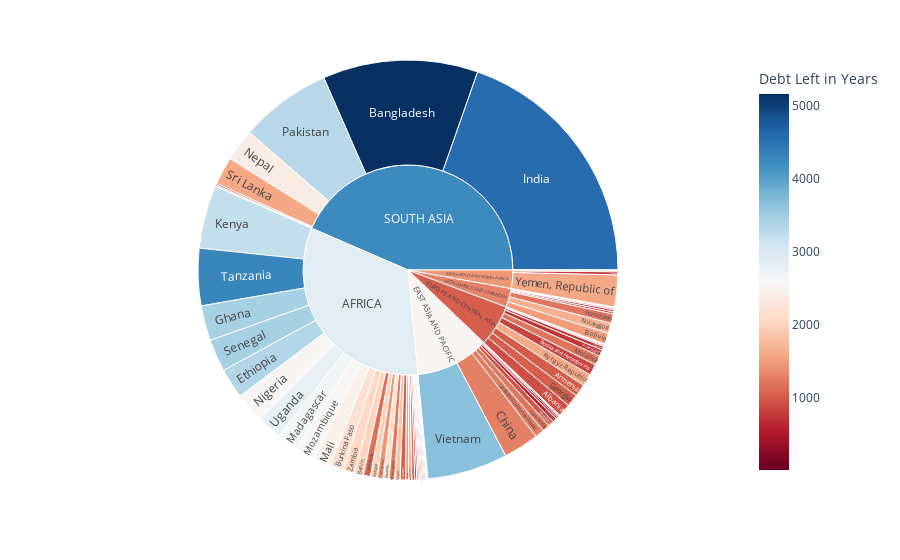

Notebook code for this chart:
### Code cell
fig = px.sunburst(df_repaying, path=['Region', 'Country'], 
                  values='Debt Left in Years',
                  color='Debt Left in Years',
                  color_continuous_scale='RdBu')
fig.show()

### Figure 1 — Plotly figure (JSON) as saved in the notebook; plotly's stock layout.template omitted (floating-point values rounded to 4 significant figures)
{"data": [{"branchvalues": "total", "customdata": [[257.7], [913.5], [322.1], [1006.0], [718.4], [5158.0], [2007.0], [484.6], [1495.0], [833.6], [2185.0], [643.4], [1155.0], [1199.0], [1434.0], [48.79], [86.21], [468.7], [829.5], [1276.0], [343.6], [1140.0], [570.2], [1645.0], [728.5], [357.8], [286.0], [123.0], [247.8], [3354.0], [598.1], [1027.0], [3428.0], [672.7], [1492.0], [772.6], [564.8], [1191.0], [4572.0], [562.9], [107.2], [3212.0], [258.0], [1589.0], [1249.0], [1018.0], [2646.0], [1979.0], [397.9], [2468.0], [1227.0], [1186.0], [954.8], [40.7], [2565.0], [632.2], [2376.0], [1647.0], [1837.0], [2552.0], [221.2], [3299.0], [429.7], [29.72], [2129.0], [466.5], [206.2], [3446.0], [63.84], [1219.0], [285.7], [245.1], [1577.0], [5.626], [526.7], [531.6], [319.2], [743.9], [4279.0], [375.3], [2770.0], [692.1], [266.2], [3669.0], [103.8], [1578.0], [2047.0], [125.5], [2870.0], [2519.0], [1027.0], [1287.0], [1446.0], [4231.0]], "domain": {"x": [0, 1], "y": [0, 1]}, "hovertemplate": "labels=%{label}<br>Debt Left in Years_sum=%{value}<br>parent=%{parent}<br>id=%{id}<br>Debt Left in Years=%{color}<extra></extra>", "ids": ["SOUTH ASIA/Afghanistan", "EUROPE AND CENTRAL ASIA/Albania", "AFRICA/Angola", "EUROPE AND CENTRAL ASIA/Armenia", "EUROPE AND CENTRAL ASIA/Azerbaijan", "SOUTH ASIA/Bangladesh", "AFRICA/Benin", "SOUTH ASIA/Bhutan", "LATIN AMERICA AND CARIBBEAN/Bolivia", "EUROPE AND CENTRAL ASIA/Bosnia and Herzegovina", "AFRICA/Burkina Faso", "AFRICA/Burundi", "AFRICA/Cabo Verde", "EAST ASIA AND PACIFIC/Cambodia", "AFRICA/Cameroon", "LATIN AMERICA AND CARIBBEAN/Caribbean", "AFRICA/Central Africa", "AFRICA/Central African Republic", "AFRICA/Chad", "EAST ASIA AND PACIFIC/China", "AFRICA/Comoros", "AFRICA/Congo, Democratic Republic of", "AFRICA/Congo, Republic of", "AFRICA/Cote d'Ivoire", "MIDDLE EAST AND NORTH AFRICA/Djibouti", "LATIN AMERICA AND CARIBBEAN/Dominica", "MIDDLE EAST AND NORTH AFRICA/Egypt, Arab Republic of", "AFRICA/Equatorial Guinea", "AFRICA/Eritrea", "AFRICA/Ethiopia", "AFRICA/Gambia, The", "EUROPE AND CENTRAL ASIA/Georgia", "AFRICA/Ghana", "LATIN AMERICA AND CARIBBEAN/Grenada", "AFRICA/Guinea", "AFRICA/Guinea-Bissau", "LATIN AMERICA AND CARIBBEAN/Guyana", "LATIN AMERICA AND CARIBBEAN/Honduras", "SOUTH ASIA/India", "EAST ASIA AND PACIFIC/Indonesia", "MIDDLE EAST AND NORTH AFRICA/Iraq", "AFRICA/Kenya", "EUROPE AND CENTRAL ASIA/Kosovo", "EUROPE AND CENTRAL ASIA/Kyrgyz Republic", "EAST ASIA AND PACIFIC/Lao People's Democratic Republic", "AFRICA/Lesotho", "AFRICA/Madagascar", "AFRICA/Malawi", "SOUTH ASIA/Maldives", "AFRICA/Mali", "AFRICA/Mauritania", "EUROPE AND CENTRAL ASIA/Moldova", "EAST ASIA AND PACIFIC/Mongolia", "EUROPE AND CENTRAL ASIA/Montenegro", "AFRICA/Mozambique", "EAST ASIA AND PACIFIC/Myanmar", "SOUTH ASIA/Nepal", "LATIN AMERICA AND CARIBBEAN/Nicaragua", "AFRICA/Niger", "AFRICA/Nigeria", "EUROPE AND CENTRAL ASIA/North Macedonia", "SOUTH ASIA/Pakistan", "EAST ASIA AND PACIFIC/Papua New Guinea", "EAST ASIA AND PACIFIC/Philippines", "AFRICA/Rwanda", "EAST ASIA AND PACIFIC/Samoa", "AFRICA/Sao Tome and Principe", "AFRICA/Senegal", "EUROPE AND CENTRAL ASIA/Serbia", "AFRICA/Sierra Leone", "EAST ASIA AND PACIFIC/Solomon Islands", "AFRICA/Somalia", "SOUTH ASIA/Sri Lanka", "LATIN AMERICA AND CARIBBEAN/St. Kitts and Nevis", "LATIN AMERICA AND CARIBBEAN/St. Lucia", "LATIN AMERICA AND CARIBBEAN/St. Vincent and the Grenadines", "AFRICA/Sudan", "EUROPE AND CENTRAL ASIA/Tajikistan", "AFRICA/Tanzania", "EAST ASIA AND PACIFIC/Tonga", "AFRICA/Uganda", "EUROPE AND CENTRAL ASIA/Uzbekistan", "EAST ASIA AND PACIFIC/Vanuatu", "EAST ASIA AND PACIFIC/Vietnam", "AFRICA/Western Africa", "MIDDLE EAST AND NORTH AFRICA/Yemen, Republic of", "AFRICA/Zambia", "AFRICA/Zimbabwe", "AFRICA", "EAST ASIA AND PACIFIC", "EUROPE AND CENTRAL ASIA", "LATIN AMERICA AND CARIBBEAN", "MIDDLE EAST AND NORTH AFRICA", "SOUTH ASIA"], "labels": ["Afghanistan", "Albania", "Angola", "Armenia", "Azerbaijan", "Bangladesh", "Benin", "Bhutan", "Bolivia", "Bosnia and Herzegovina", "Burkina Faso", "Burundi", "Cabo Verde", "Cambodia", "Cameroon", "Caribbean", "Central Africa", "Central African Republic", "Chad", "China", "Comoros", "Congo, Democratic Republic of", "Congo, Republic of", "Cote d'Ivoire", "Djibouti", "Dominica", "Egypt, Arab Republic of", "Equatorial Guinea", "Eritrea", "Ethiopia", "Gambia, The", "Georgia", "Ghana", "Grenada", "Guinea", "Guinea-Bissau", "Guyana", "Honduras", "India", "Indonesia", "Iraq", "Kenya", "Kosovo", "Kyrgyz Republic", "Lao People's Democratic Republic", "Lesotho", "Madagascar", "Malawi", "Maldives", "Mali", "Mauritania", "Moldova", "Mongolia", "Montenegro", "Mozambique", "Myanmar", "Nepal", "Nicaragua", "Niger", "Nigeria", "North Macedonia", "Pakistan", "Papua New Guinea", "Philippines", "Rwanda", "Samoa", "Sao Tome and Principe", "Senegal", "Serbia", "Sierra Leone", "Solomon Islands", "Somalia", "Sri Lanka", "St. Kitts and Nevis", "St. Lucia", "St. Vincent and the Grenadines", "Sudan", "Tajikistan", "Tanzania", "Tonga", "Uganda", "Uzbekistan", "Vanuatu", "Vietnam", "Western Africa", "Yemen, Republic of", "Zambia", "Zimbabwe", "AFRICA", "EAST ASIA AND PACIFIC", "EUROPE AND CENTRAL ASIA", "LATIN AMERICA AND CARIBBEAN", "MIDDLE EAST AND NORTH AFRICA", "SOUTH ASIA"], "marker": {"coloraxis": "coloraxis", "colors": [257.7, 913.5, 322.1, 1006.0, 718.4, 5158.0, 2007.0, 484.6, 1495.0, 833.6, 2185.0, 643.4, 1155.0, 1199.0, 1434.0, 48.79, 86.21, 468.7, 829.5, 1276.0, 343.6, 1140.0, 570.2, 1645.0, 728.5, 357.8, 286.0, 123.0, 247.8, 3354.0, 598.1, 1027.0, 3428.0, 672.7, 1492.0, 772.6, 564.8, 1191.0, 4572.0, 562.9, 107.2, 3212.0, 258.0, 1589.0, 1249.0, 1018.0, 2646.0, 1979.0, 397.9, 2468.0, 1227.0, 1186.0, 954.8, 40.7, 2565.0, 632.2, 2376.0, 1647.0, 1837.0, 2552.0, 221.2, 3299.0, 429.7, 29.72, 2129.0, 466.5, 206.2, 3446.0, 63.84, 1219.0, 285.7, 245.1, 1577.0, 5.626, 526.7, 531.6, 319.2, 743.9, 4279.0, 375.3, 2770.0, 692.1, 266.2, 3669.0, 103.8, 1578.0, 2047.0, 125.5, 2870.0, 2519.0, 1027.0, 1287.0, 1446.0, 4231.0]}, "name": "", "parents": ["SOUTH ASIA", "EUROPE AND CENTRAL ASIA", "AFRICA", "EUROPE AND CENTRAL ASIA", "EUROPE AND CENTRAL ASIA", "SOUTH ASIA", "AFRICA", "SOUTH ASIA", "LATIN AMERICA AND CARIBBEAN", "EUROPE AND CENTRAL ASIA", "AFRICA", "AFRICA", "AFRICA", "EAST ASIA AND PACIFIC", "AFRICA", "LATIN AMERICA AND CARIBBEAN", "AFRICA", "AFRICA", "AFRICA", "EAST ASIA AND PACIFIC", "AFRICA", "AFRICA", "AFRICA", "AFRICA", "MIDDLE EAST AND NORTH AFRICA", "LATIN AMERICA AND CARIBBEAN", "MIDDLE EAST AND NORTH AFRICA", "AFRICA", "AFRICA", "AFRICA", "AFRICA", "EUROPE AND CENTRAL ASIA", "AFRICA", "LATIN AMERICA AND CARIBBEAN", "AFRICA", "AFRICA", "LATIN AMERICA AND CARIBBEAN", "LATIN AMERICA AND CARIBBEAN", "SOUTH ASIA", "EAST ASIA AND PACIFIC", "MIDDLE EAST AND NORTH AFRICA", "AFRICA", "EUROPE AND CENTRAL ASIA", "EUROPE AND CENTRAL ASIA", "EAST ASIA AND PACIFIC", "AFRICA", "AFRICA", "AFRICA", "SOUTH ASIA", "AFRICA", "AFRICA", "EUROPE AND CENTRAL ASIA", "EAST ASIA AND PACIFIC", "EUROPE AND CENTRAL ASIA", "AFRICA", "EAST ASIA AND PACIFIC", "SOUTH ASIA", "LATIN AMERICA AND CARIBBEAN", "AFRICA", "AFRICA", "EUROPE AND CENTRAL ASIA", "SOUTH ASIA", "EAST ASIA AND PACIFIC", "EAST ASIA AND PACIFIC", "AFRICA", "EAST ASIA AND PACIFIC", "AFRICA", "AFRICA", "EUROPE AND CENTRAL ASIA", "AFRICA", "EAST ASIA AND PACIFIC", "AFRICA", "SOUTH ASIA", "LATIN AMERICA AND CARIBBEAN", "LATIN AMERICA AND CARIBBEAN", "LATIN AMERICA AND CARIBBEAN", "AFRICA", "EUROPE AND CENTRAL ASIA", "AFRICA", "EAST ASIA AND PACIFIC", "AFRICA", "EUROPE AND CENTRAL ASIA", "EAST ASIA AND PACIFIC", "EAST ASIA AND PACIFIC", "AFRICA", "MIDDLE EAST AND NORTH AFRICA", "AFRICA", "AFRICA", "", "", "", "", "", ""], "type": "sunburst", "values": [2319.0, 61210.0, 5154.0, 59360.0, 30890.0, 742700.0, 42140.0, 7269.0, 52320.0, 52520.0, 65550.0, 5791.0, 34660.0, 35980.0, 28680.0, 195.1, 172.4, 468.7, 7466.0, 169700.0, 1031.0, 5701.0, 5702.0, 14800.0, 14570.0, 4652.0, 7723.0, 1107.0, 3222.0, 144200.0, 4784.0, 59570.0, 168000.0, 10090.0, 14920.0, 4636.0, 1695.0, 45260.0, 1221000.0, 18580.0, 536.0, 301900.0, 774.1, 58790.0, 43700.0, 25460.0, 103200.0, 31660.0, 5571.0, 81430.0, 27000.0, 46270.0, 27690.0, 447.7, 92330.0, 10120.0, 154400.0, 49420.0, 25720.0, 142900.0, 4202.0, 438800.0, 1719.0, 118.9, 27680.0, 7464.0, 824.9, 155100.0, 1213.0, 14630.0, 2000.0, 4901.0, 132500.0, 5.626, 10010.0, 6380.0, 8620.0, 17850.0, 273900.0, 1876.0, 121900.0, 6229.0, 1065.0, 385200.0, 518.8, 153100.0, 55270.0, 1380.0, 2054000.0, 705200.0, 399300.0, 180000.0, 175900.0, 2704000.0]}], "layout": {"coloraxis": {"colorbar": {"title": {"text": "Debt Left in Years"}}, "colorscale": [[0, "rgb(103,0,31)"], [0.1, "rgb(178,24,43)"], [0.2, "rgb(214,96,77)"], [0.3, "rgb(244,165,130)"], [0.4, "rgb(253,219,199)"], [0.5, "rgb(247,247,247)"], [0.6, "rgb(209,229,240)"], [0.7, "rgb(146,197,222)"], [0.8, "rgb(67,147,195)"], [0.9, "rgb(33,102,172)"], [1, "rgb(5,48,97)"]]}, "legend": {"tracegroupgap": 0}, "margin": {"t": 60}}}
